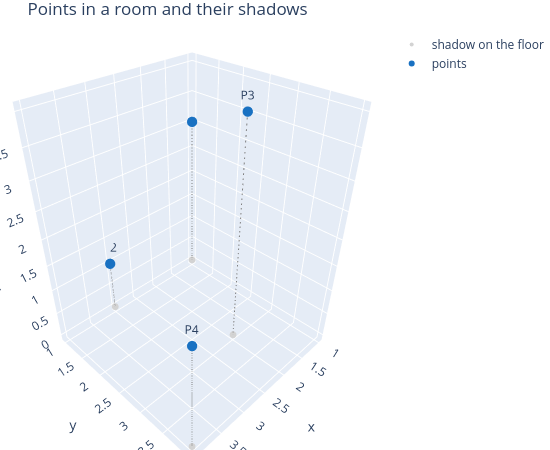

Source (notebook cell):
### Code cell
fig = go.Figure()
for p, s in zip(P, shadows):
    fig.add_trace(go.Scatter3d(x=[p[0], s[0]], y=[p[1], s[1]], z=[p[2], s[2]],
                               mode="lines", line=dict(color="grey", dash="dash"), showlegend=False))
fig.add_trace(go.Scatter3d(x=shadows[:, 0], y=shadows[:, 1], z=shadows[:, 2], mode="markers",
                           marker=dict(size=4, color="lightgrey"), name="shadow on the floor"))
fig.add_trace(go.Scatter3d(x=P[:, 0], y=P[:, 1], z=P[:, 2], mode="markers+text", text=labels,
                           marker=dict(size=6, color="#1971c2"), name="points"))
fig.update_layout(width=550, height=450, margin=dict(l=0, r=0, t=30, b=0),
                  title="Points in a room and their shadows",
                  scene=dict(xaxis_title="x", yaxis_title="y", zaxis_title="z (height)"))
fig.show()

### Figure 1 — Plotly figure (JSON) as saved in the notebook; plotly's stock layout.template omitted (floating-point values rounded to 4 significant figures)
{"data": [{"line": {"color": "grey", "dash": "dash"}, "mode": "lines", "showlegend": false, "type": "scatter3d", "x": [1, 1], "y": [1, 1], "z": [3, 0]}, {"line": {"color": "grey", "dash": "dash"}, "mode": "lines", "showlegend": false, "type": "scatter3d", "x": [3, 3], "y": [1, 1], "z": [1, 0]}, {"line": {"color": "grey", "dash": "dash"}, "mode": "lines", "showlegend": false, "type": "scatter3d", "x": [2, 2], "y": [3, 3], "z": [4, 0]}, {"line": {"color": "grey", "dash": "dash"}, "mode": "lines", "showlegend": false, "type": "scatter3d", "x": [4, 4], "y": [4, 4], "z": [2, 0]}, {"marker": {"color": "lightgrey", "size": 4}, "mode": "markers", "name": "shadow on the floor", "type": "scatter3d", "x": [1, 3, 2, 4], "y": [1, 1, 3, 4], "z": [0, 0, 0, 0]}, {"marker": {"color": "#1971c2", "size": 6}, "mode": "markers+text", "name": "points", "text": ["P1", "P2", "P3", "P4"], "type": "scatter3d", "x": [1, 3, 2, 4], "y": [1, 1, 3, 4], "z": [3, 1, 4, 2]}], "layout": {"height": 450, "margin": {"b": 0, "l": 0, "r": 0, "t": 30}, "scene": {"xaxis": {"title": {"text": "x"}}, "yaxis": {"title": {"text": "y"}}, "zaxis": {"title": {"text": "z (height)"}}}, "title": {"text": "Points in a room and their shadows"}, "width": 550}}
